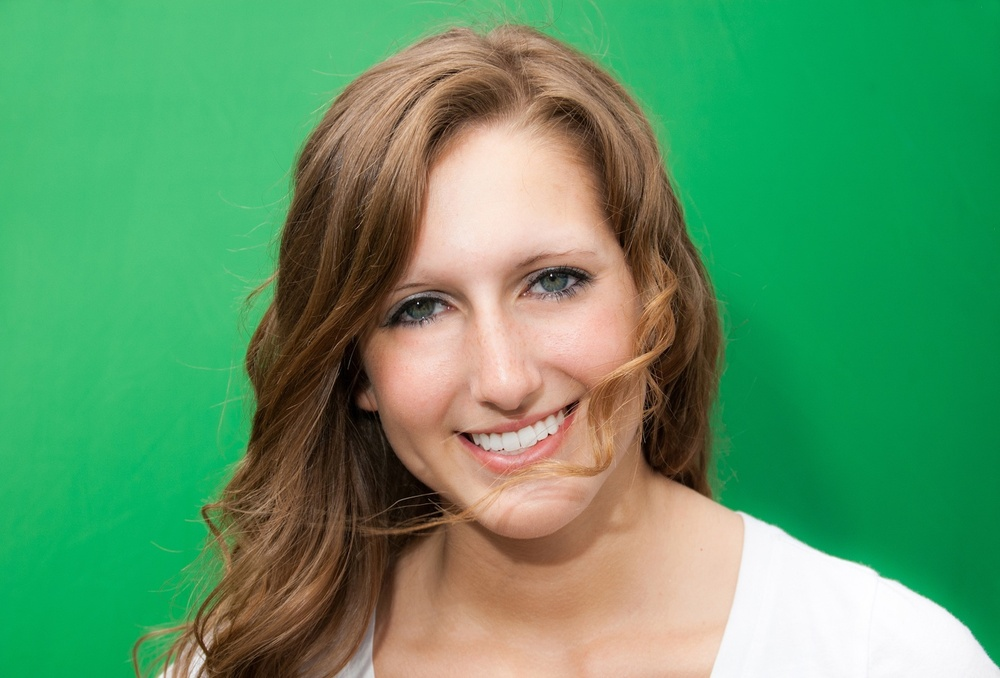
#> input picture Lecture11/code/green.jpg, 1000 x 678 px, shrunk from 1474 x 1000 before the run
$ python 8_functions.py
#> lines starting #> are read from the running program, lines starting #| are printed output that depends on the picture; after the words box and inside, x2 and y2 are one past the last pixel; in counts of white or black regions, pixels touching at a corner belong together
#> further down, fg is the input picture: PIL image 1000x678 RGB; mean R, G, B 90.5, 152.3, 102.5
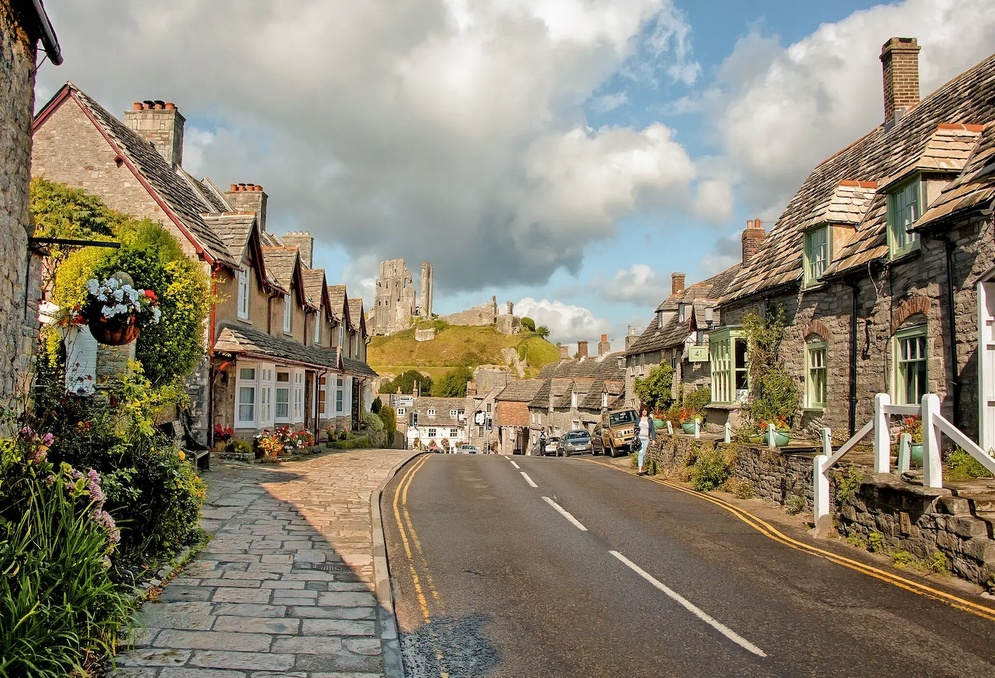
#> input picture Lecture11/code/background.jpg, 995 x 678 px, shrunk from 1467 x 1000 before the run
#> further down, bg is the input picture: PIL image 995x678 RGB; mean R, G, B 139.4, 131.6, 114.4
#!/usr/bin/env -S uv run --script
from PIL import Image


def key(img, min) -> Image:
#> called with min = 0.65
    mask = Image.new("L", img.size, 0)
#> mask: PIL image 1000x678 L; every value is 0
    for x in range(0, img.width):
        for y in range(0, img.height):
            pixel = img.getpixel((x, y))
            if pixel[1] < (pixel[0] + pixel[2]) * 0.65:
                mask.putpixel((x, y), (255))
            else:
                mask.putpixel((x, y), (0))
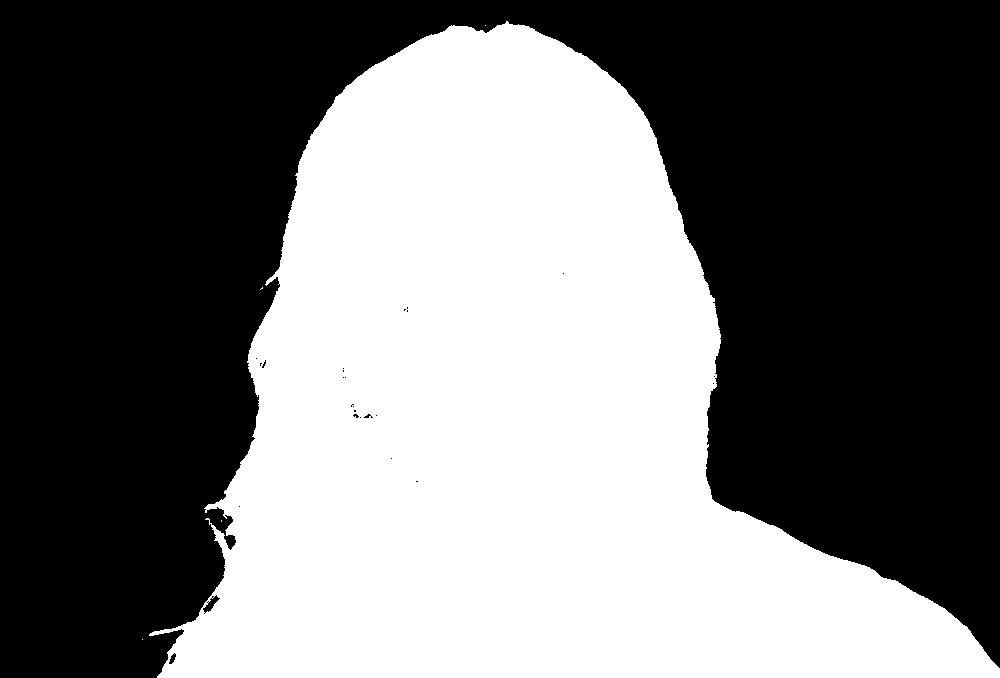
#> mask: PIL image 1000x678 L; 45.1% white; 5 white regions (4 under 20 px), largest, box (x1, y1, x2, y2) and area: (149, 21, 1000, 678) 305772
    return mask


def over(fg, bg, mask) -> Image:
    result = Image.new("RGB", bg.size, 0)
#> result: PIL image 995x678 RGB; every value is 0
    for x in range(0, result.width):
        for y in range(0, result.height):
            maskPixel = mask.getpixel((x, y))
            fgPixel = fg.getpixel((x, y))
            bgPixel = bg.getpixel((x, y))
            if maskPixel > 128:
                result.putpixel((x, y), fgPixel)
            else:
                result.putpixel((x, y), bgPixel)
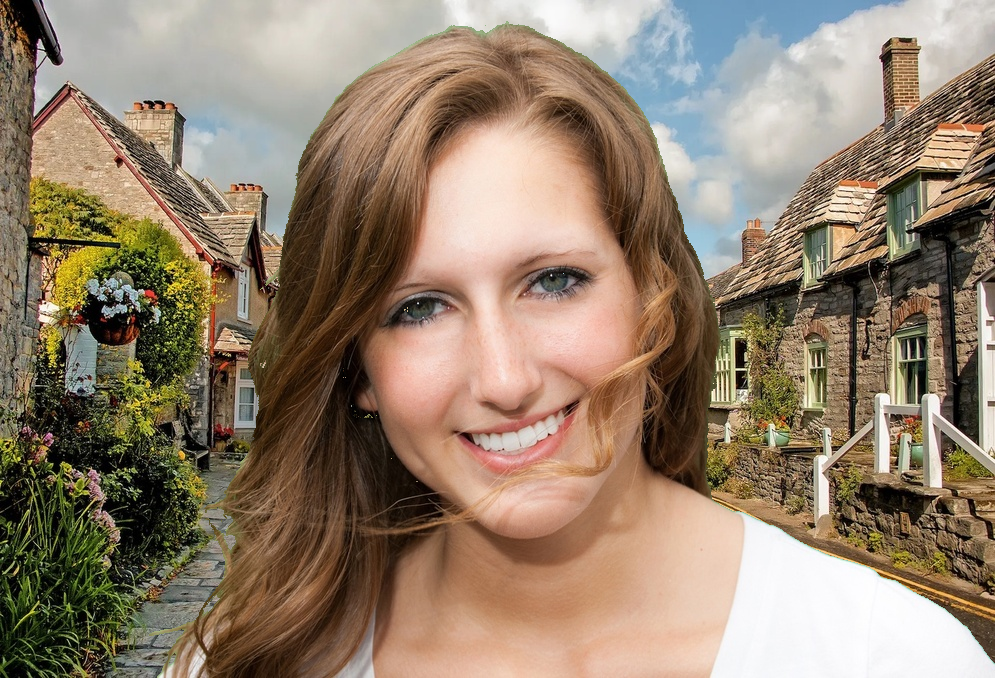
#> result: PIL image 995x678 RGB; mean R, G, B 146.6, 128.1, 108.5
    return result


fg = Image.open("green.jpg")
bg = Image.open("background.jpg")
mask = key(fg, 0.65)
mask.show()
result = over(fg, bg, mask)
result.show()
